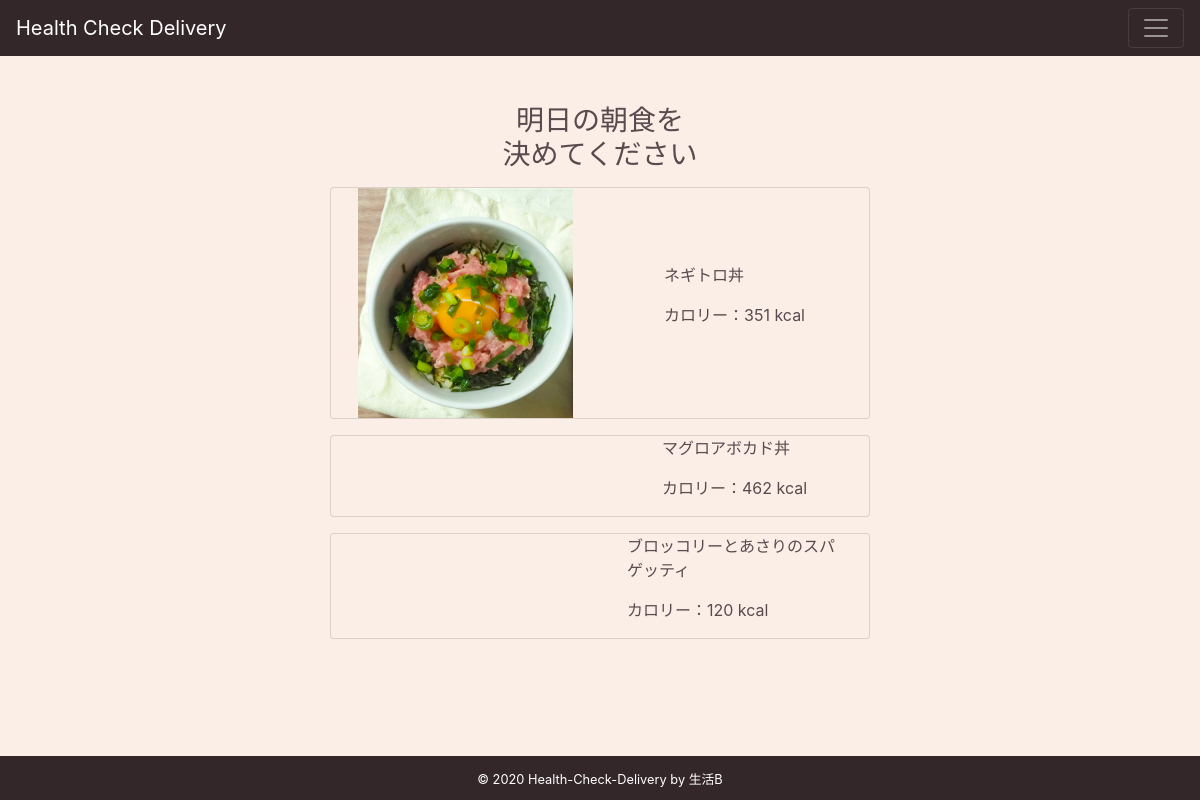
Screenshot of /鴇田/menu/18?eat_time=morning with the database file from the repository.
### tables this page shows
CREATE TABLE menu (
  id INTEGER PRIMARY KEY AUTOINCREMENT,
  menuname TEXT UNIQUE NOT NULL,
  img TEXT NOT NULL,
  eattime TEXT NOT NULL,
  type TEXT NOT NULL,
  calorie INTEGER NOT NULL,
  egg INTEGER, 
  milk INTEGER, 
  wheat INTEGER, 
  shrimp INTEGER, 
  crab INTEGER, 
  peanuts INTEGER, 
  soba INTEGER,
  details TEXT NOT NULL
);

### flaskr/blog.py (the view)
@bp.route('/<user_name>/menu/<int:bmi>', methods=('GET', 'POST'))
def menu(user_name, bmi):
    type_bmi = "low" if bmi < 20 else "high"
    eat_time = request.args.get("eat_time")
    db = get_db()
    menus = db.execute(
        'SELECT *'
        ' FROM menu'
        ' WHERE eattime = ? and type = ?'
        ' LIMIT 3',
        (eat_time, type_bmi,)
    ).fetchall()
    return render_template('blog/order.html', eat_time=eat_time, menus=menus, user_name=user_name)

### flaskr/auth.py (called while the page is built)
@bp.before_app_request
def load_logged_in_user():
    user_id = session.get('user_id')
    if user_id is None:
        g.user = None
    else:
        g.user = get_db().execute(
            'SELECT * FROM user WHERE id = ?', (user_id,)
        ).fetchone()

### flaskr/db.py (called while the page is built)
def get_db():
    if 'db' not in g:
        g.db = sqlite3.connect(
            current_app.config['DATABASE'],
            detect_types=sqlite3.PARSE_DECLTYPES
        )
        g.db.row_factory = sqlite3.Row
    return g.db

### flaskr/templates/blog/order.html (shortened to what this page needs)
{% extends "layout.html" %}
{% block content %}
<div class="order">
    {% if eat_time=="morning" %}
        <h3 class="text-center order_text mt-5">明日の朝食を<br>決めてください</h3>
    {% elif eat_time=="lunch" %}
        <h3 class="text-center order_text mt-5">明日の昼食を<br>決めてください</h3>
    {% elif eat_time=="dinner" %}
        <h3 class="text-center order_text mt-5">明日の夕食を<br>決めてください</h3>
    {% endif %}
</div>
{% for menu in menus %}
<div id="order" class="card mt-3">
    <a href="{{ url_for("blog.detail", user_name=user_name, menu_id=menu["id"], eat_time=eat_time) }}">
        <div class="order_content">
            <div class="order_img">
                <img class="img" src="{{url_for('static', filename='img/menu/' + menu["img"]) }}" alt="">
            </div>
            <div class="order_text">
                <div class="order_text_inner">
                    <p>{{menu["menuname"]}}</p>
                    <p>カロリー：{{menu["calorie"]}} kcal</p>
                </div>
            </div>
        </div>
    </a>
</div>
{% endfor %}
{% endblock %}

### flaskr/static/css/style.css (style rules this page uses)
#body { background-color: #faeee7; display: flex; flex-direction: column; min-height: 100vh; }
.img { width: 40%; margin: 0 auto; }
#order { background-color: #faeee7; width: 90%; margin: 0 auto; }
.order_content { display: flex; }
.order_content .order_img { width: 40%; margin: 0 auto; }
.order_content .order_img .img { width: 100%; }
.order_content .order_text { width: 40%; display: flex; justify-content: center; align-items: center; }
.order_text { color: #594a4e; width: 90%; margin: 0 auto; }

### rows the page displays
menu: img (picture), menuname "ネギトロ丼", calorie "351"
menu: menuname "マグロアボカド丼", calorie "462"
menu: menuname "ブロッコリーとあさりのスパゲッティ", calorie "120"
